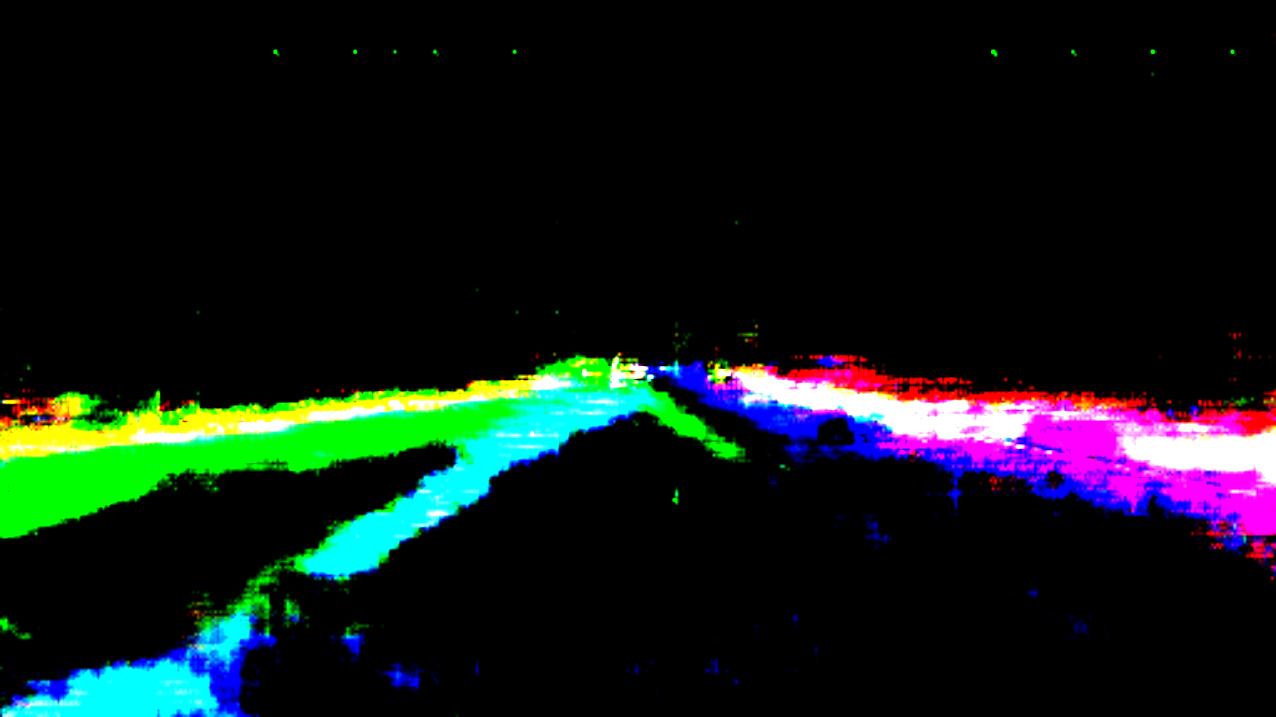
#> input picture solidlane_and_dashlane_test/pca/1.png, 1276 x 717 px, found by its file name
$ python solid_dash_lane.py
#> lines starting #> are read from the running program, lines starting #| are printed output that depends on the picture; after the words box and inside, x2 and y2 are one past the last pixel; in counts of white or black regions, pixels touching at a corner belong together
import cv2 as cv
import numpy as np


#读取图片
src = cv.imread('D:/Users/mediacore/lane_detection/data/tusimple_test_image/1.png')
#> src is the input picture: shape (717, 1276, 3); mean B, G, R 23.1, 25.1, 15.8
#高斯降噪
src = cv.resize(src, (1280, 720))
#> src: shape (720, 1280, 3)
cv.imwrite('D:/Users/mediacore/lane_detection/data/tusimple_test_image/t.png',src)
src1 = cv.GaussianBlur(src,(5,5),0,0)
# cv.imshow('gaosi',src1)
#灰度处理
src2 = cv.cvtColor(src1,cv.COLOR_BGR2GRAY)
# cv.imshow('huidu',src2)
#边缘检测
lthrehlod = 50
hthrehlod =150
src3 = cv.Canny(src2,lthrehlod,hthrehlod)
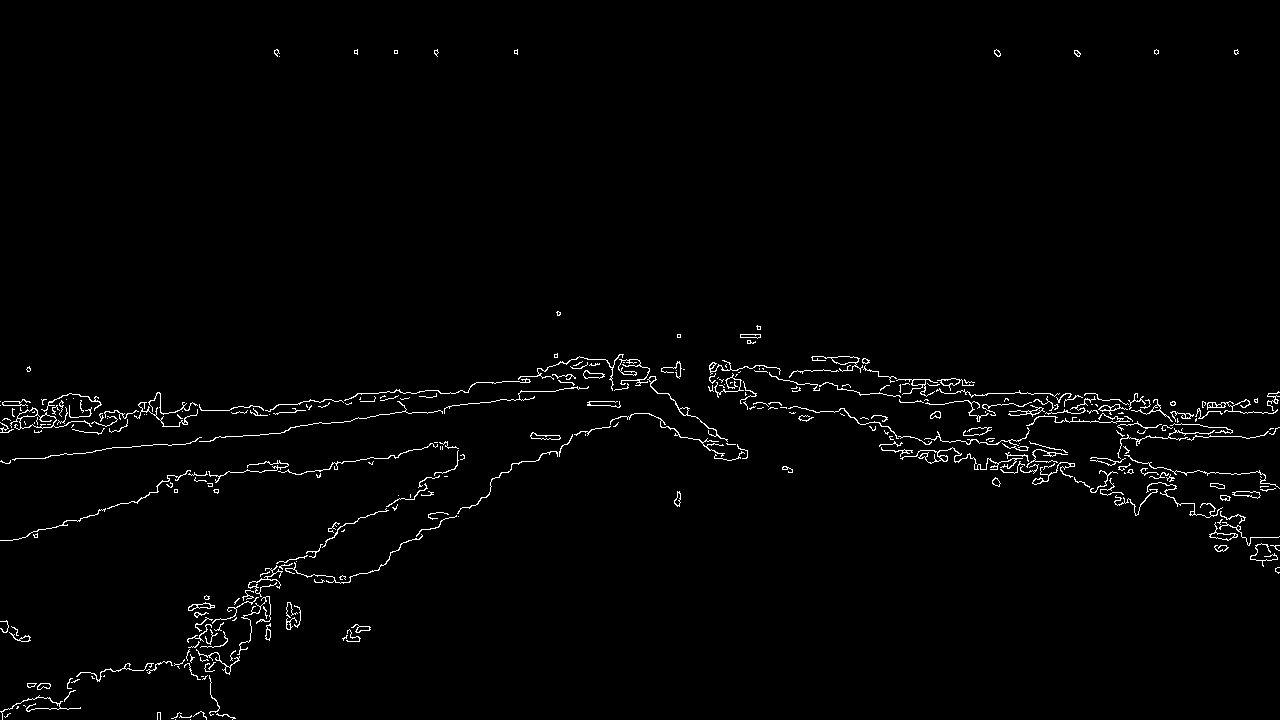
#> src3: shape (720, 1280); 1.6% white in thin lines or dots
# cv.imshow('bianyuan',src3)
#ROI划定区间,并将非此区间变成黑色
regin = np.array([[(0,660),(690,440),
(1200,700),(src.shape[1],660)]]) #为啥要两中括号？
mask = np.zeros_like(src3)
mask_color = 255   #src3图像的通道数是1，且是灰度图像，所以颜色值在0-255
cv.fillPoly(mask,regin,mask_color)
#> mask: shape (720, 1280); 13.9% white; 1 white region, box (x1, y1, x2, y2) and area: (0, 440, 1280, 701) 127792
src4 = cv.bitwise_and(src3,mask)
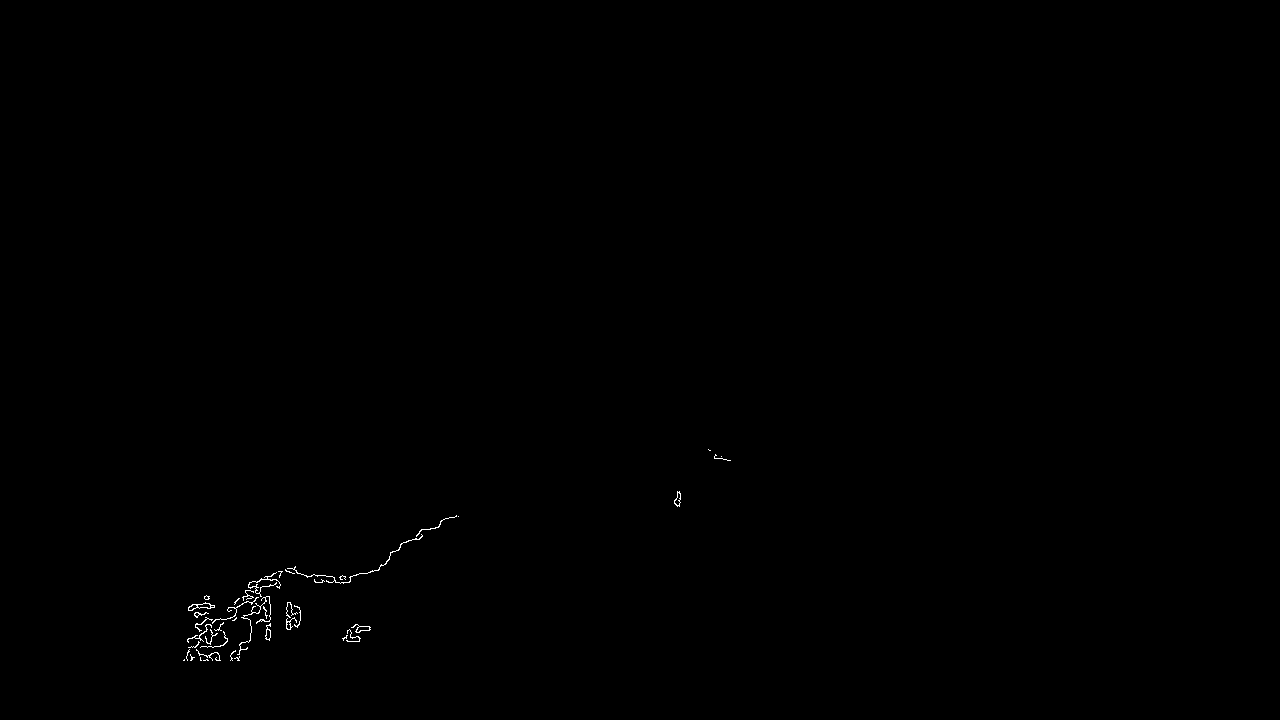
#> src4: shape (720, 1280); 0.17% white in thin lines or dots, all inside (x1, y1, x2, y2) = (183, 449, 731, 661)
# cv.imshow('bianyuan2',src4)

#利用霍夫变换原理找出上图中的像素点组成的直线，然后画出来
rho = 1
theta = np.pi/180
threhold =15
minlength = 40
maxlengthgap = 20
lines = cv.HoughLinesP(src4,rho,theta,threhold,np.array([]),minlength,maxlengthgap)
#> lines = 39 rows, first 6: [228, 607, 269, 597], [390, 553, 443, 519], [318, 582, 379, 569], [270, 637, 270, 576], [196, 617, 299, 623], [328, 582, 370, 572]
#画线
linecolor =[0,255,255]
linewidth = 4
src5 = cv.cvtColor(src4,cv.COLOR_GRAY2BGR) #转化为三通道的图像


# 优化处理
def choose_lines(lines, threhold):  # 过滤斜率差别较大的点
    slope = [(y2 - y1) / (x2 - x1) for line in lines for x1, x2, y1, y2 in line]
    while len(lines) > 0:
        mean = np.mean(slope)  # 平均斜率
        diff = [abs(s - mean) for s in slope]
        idx = np.argmax(diff)
        if diff[idx] > threhold:
            slope.pop(idx)
            lines.pop(idx)
        else:
            break
    return lines


lefts =[]
rights =[]
leftlength=[]
rightlength=[]
for line  in lines:
    for x1,y1,x2,y2 in line:
        #cv.line(src5,(x1,y1),(x2,y2),linecolor,linewidth)
        #分左右车道
        k = (y2-y1)/(x2-x1)
        length= ((y2-y1)**2+(x2-x1)**2)**0.5#计算线段长度
        if k<0:
                lefts.append(line)
                leftlength.append(length)
        else:
                rights.append(line)
                rightlength.append(length)
#> this loop made 39 passes
#> line on passes 1 to 12: [[228, 607, 269, 597]], [[390, 553, 443, 519]], [[318, 582, 379, 569]], [[270, 637, 270, 576]], [[196, 617, 299, 623]], [[328, 582, 370, 572]], [[187, 652, 295, 567]], [[245, 590, 297, 572]], [[187, 641, 285, 570]], [[186, 658, 247, 648]], [[187, 640, 269, 602]], [[231, 654, 298, 607]]
#> after the loop, leftlength = 28 values, max 137.4 at index 5, min 42.2 at index 0, mean 70.2; lefts = 28 items, first 6: [[228, 607, 269, 597]], [[390, 553, 443, 519]], [[318, 582, 379, 569]], [[270, 637, 270, 576]], [[328, 582, 370, 572]], [[187, 652, 295, 567]]; rightlength = [103.2, 68.36, 104.2, 93.65, 40.31, 61.85, 40.01, 47.68, 51.48, 47.43, 56]; rights = 11 items, first 6: [[196, 617, 299, 623]], [[282, 571, 350, 578]], [[195, 616, 299, 622]], [[207, 607, 300, 618]], [[250, 624, 290, 629]], [[208, 603, 232, 660]]

# print(max(leftlength))
# print(max(rightlength))

if max(leftlength)>max(rightlength):
    text="The left-hand side is the solid line"
else:
    text="The right-hand side is the solid line"


def clac_edgepoints(points, ymin, ymax):  # 可以理解成找一条线的端点
    x = [p[0] for p in points]
    y = [p[1] for p in points]

    k = np.polyfit(y, x, 1)
    func = np.poly1d(k)  # 方程是y关于x的函数，因为输入的ymin ymax。要求xmin，xmax

    xmin = int(func(ymin))
    xmax = int(func(ymax))

    return [(xmin, ymin), (xmax, ymax)]


good_leftlines = choose_lines(lefts, 0.1)  # 处理后的点
#> in choose_lines, `slope = [(y2 - y1) / (x2 - x1) for line in lines for x1, x2, y1, y2 in..`: slope = 28 values, max 0.885 at index 11, min 0.457 at index 17, mean 0.752
#> the loop in choose_lines, `while len(lines) > 0:` made 8 passes
#> (mean, idx) on passes 1 to 8: (0.752, 17), (0.762, 1), (0.774, 4), (0.781, 15), (0.789, 5), (0.796, 18), (0.802, 20), (0.807, 15)
#> after the loop in choose_lines, `while len(lines) > 0:`: lines = 21 items, first 6: [[228, 607, 269, 597]], [[318, 582, 379, 569]], [[270, 637, 270, 576]], [[328, 582, 370, 572]], [[245, 590, 297, 572]], [[186, 658, 247, 648]]; slope = [0.865, 0.72, 0.834, 0.795, 0.797, 0.85, 0.735, 0.73, 0.885, 0.777, 0.817, 0.83, 0.858, 0.826, 0.876, 0.715, 0.828, 0.834, 0.77, 0.737, 0.871]
#> good_leftlines has the same summary as lines in choose_lines
good_rightlines = choose_lines(rights, 0.1)
#> the loop in choose_lines (call 2), `while len(lines) > 0:` made 3 passes
#> (mean, idx) on passes 1 to 3: (0.885, 5), (0.866, 8), (0.843, 2)
#> good_rightlines = [[[196, 617, 299, 623]], [[282, 571, 350, 578]], [[195, 616, 299, 622]], [[207, 607, 300, 618]], [[250, 624, 290, 629]], [[251, 626, 291, 627]], [[253, 607, 300, 615]], [[214, 606, 265, 613]], [[183, 660, 239, 660]]]

leftpoints = [(x1, y1) for left in good_leftlines for x1, y1, x2, y2 in left]
#> leftpoints = [(228, 607), (318, 582), (270, 637), (328, 582), (245, 590), (186, 658), (187, 640), (231, 654), (188, 647), (195, 638), (239, 644), (234, 604), (238, 598), (234, 602), (184, 659), (315, 582), (250, 623), (250, 636), (200, 630), (186, 657), (250, 639)]
leftpoints = leftpoints + [(x2, y2) for left in good_leftlines for x1, y1, x2, y2 in left]
#> leftpoints = 42 pairs, first value 184 to 379, second value 569 to 659
rightpoints = [(x1, y1) for right in good_rightlines for x1, y1, x2, y2 in right]
#> rightpoints = [(196, 617), (282, 571), (195, 616), (207, 607), (250, 624), (251, 626), (253, 607), (214, 606), (183, 660)]
rightpoints = rightpoints + [(x2, y2) for right in good_rightlines for x1, y1, x2, y2 in right]
#> rightpoints = [(196, 617), (282, 571), (195, 616), (207, 607), (250, 624), (251, 626), (253, 607), (214, 606), (183, 660), (299, 623), (350, 578), (299, 622), (300, 618), (290, 629), (291, 627), (300, 615), (265, 613), (239, 660)]

lefttop = clac_edgepoints(leftpoints, 500, src.shape[0])  # 要画左右车道线的端点
#> in clac_edgepoints, `x = [p[0] for p in points]`: x = 42 values, max 379 at index 22, min 184 at index 14, mean 261.5
#> in clac_edgepoints, `y = [p[1] for p in points]`: y = 42 values, max 659 at index 14, min 569 at index 22, mean 612.8
#> in clac_edgepoints, `k = np.polyfit(y, x, 1)`: k = [-1.32, 1069.3]
#> in clac_edgepoints, `xmin = int(func(ymin))`: xmin = 410
#> in clac_edgepoints, `xmax = int(func(ymax))`: xmax = 120
#> lefttop = [(410, 500), (120, 720)]
righttop = clac_edgepoints(rightpoints, 500, src.shape[0])
#> righttop = [(355, 500), (174, 720)]

src6 = np.zeros_like(src5)

cv.line(src6, lefttop[0], lefttop[1], linecolor, linewidth)
cv.line(src6, righttop[0], righttop[1], linecolor, linewidth)
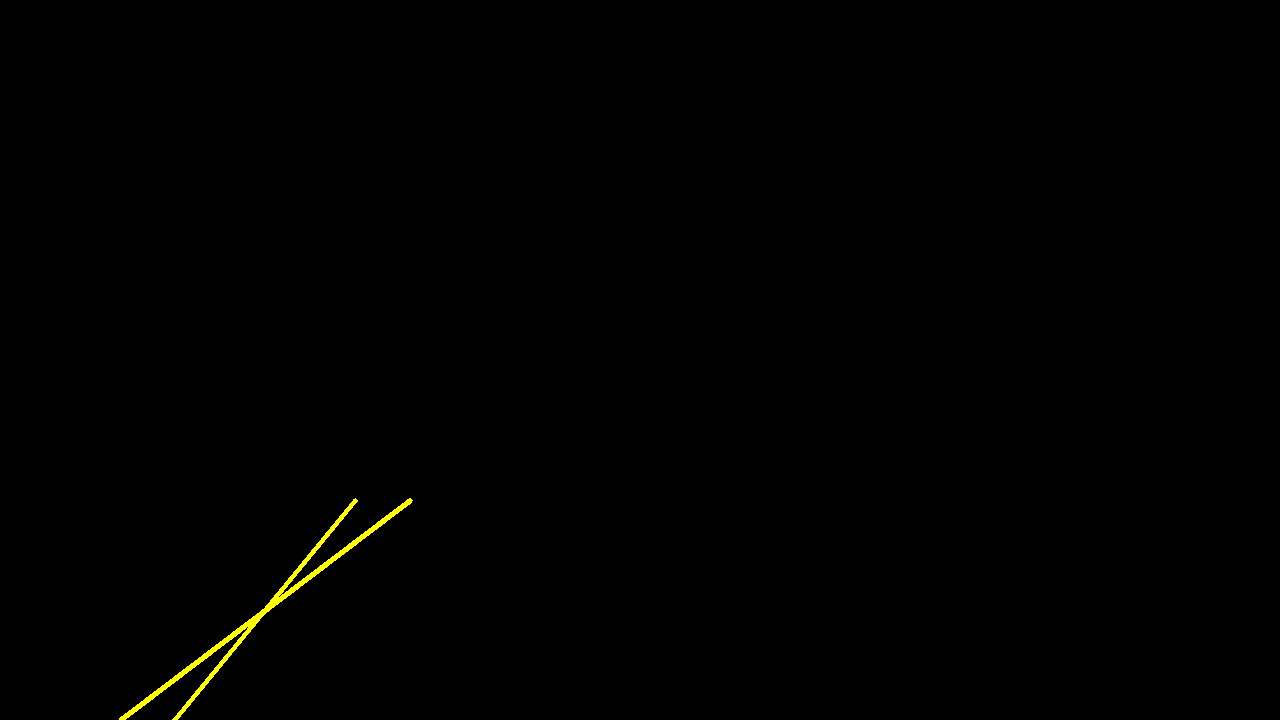
#> src6: shape (720, 1280, 3); mean of channels 0, 1, 2 0, 0.9, 0.9; drawn as B, G, R

# cv.imshow('onlylane',src6)

#图像叠加
src7 = cv.addWeighted(src1,0.8,src6,1,0)
font = cv.FONT_HERSHEY_SIMPLEX
cv.putText(src7,text,(100,100), font, 1,(255,255,255),2)
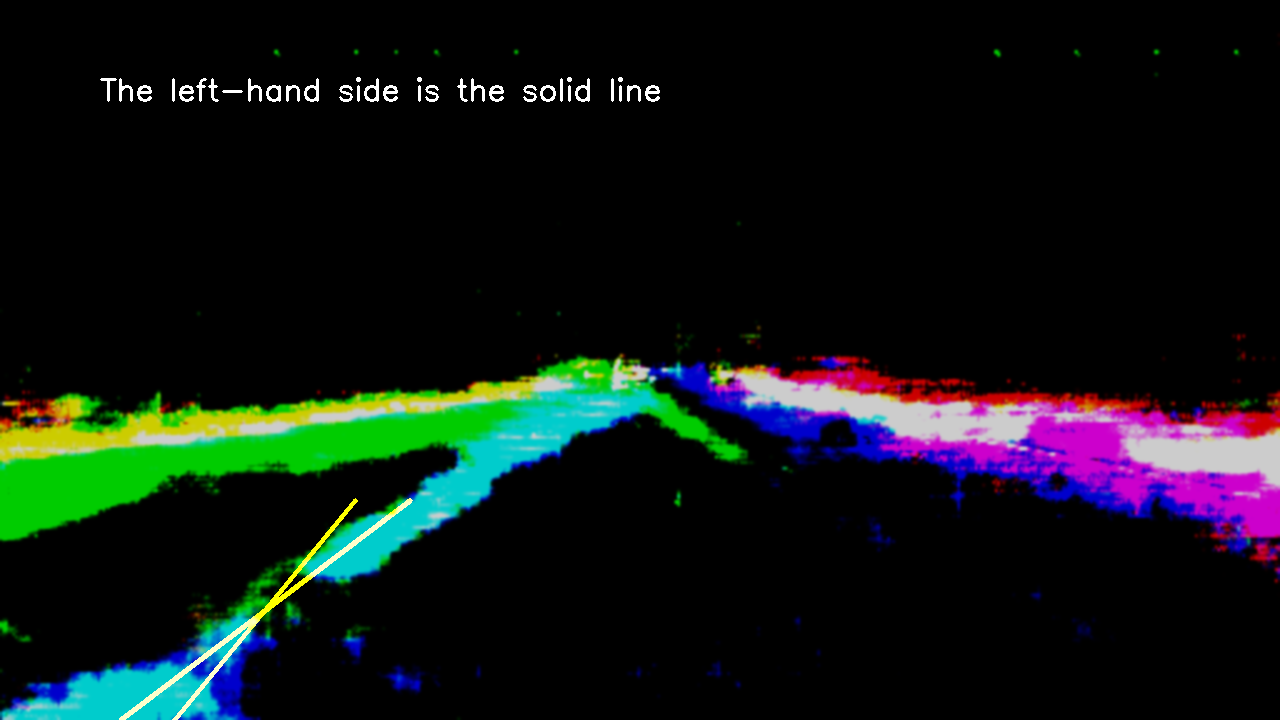
#> src7: shape (720, 1280, 3); mean B, G, R 19.4, 21.4, 14.4
cv.imshow('Finally Image',src7)

cv.waitKey(0)
cv.destroyAllWindows()
